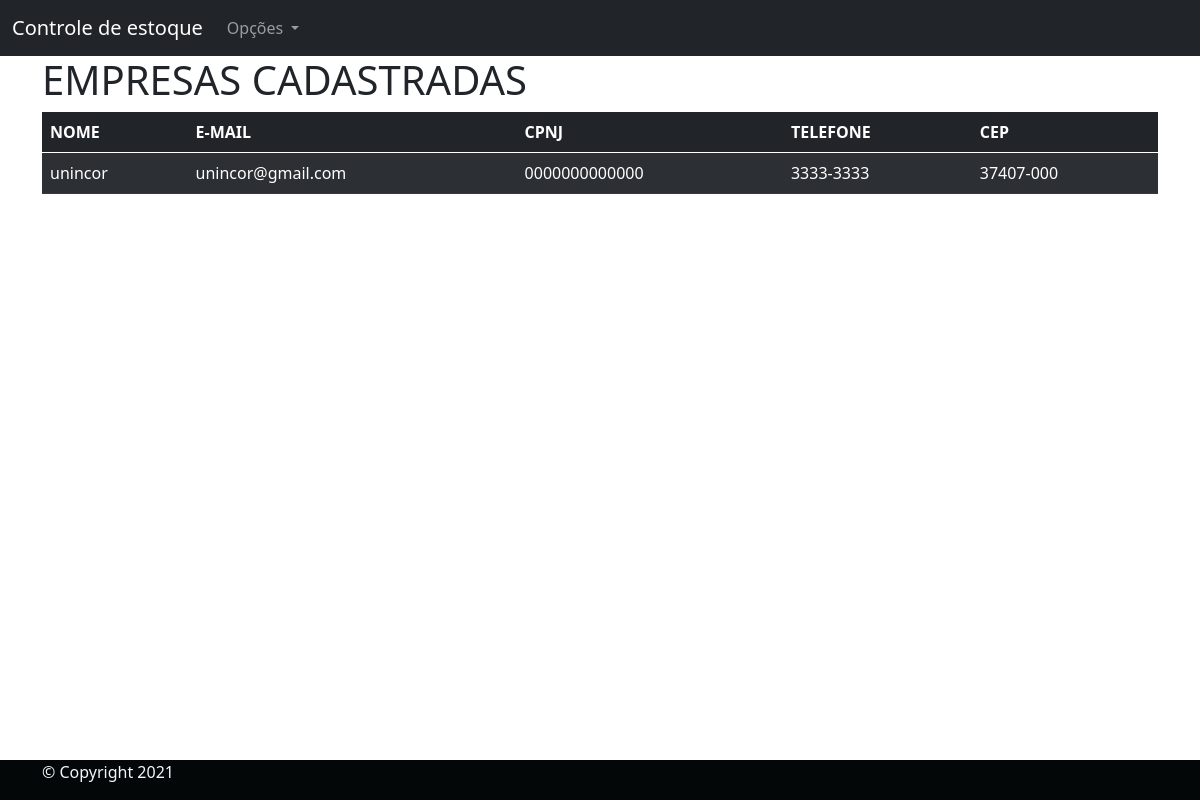
The page /Listar-empresa/ (signed in) on the database its author committed.
### Usuarios/models.py (models this page shows, shortened)
class Empresa(models.Model):
    nome = models.CharField(verbose_name="Nome da empresa:", max_length=194)
    email = models.EmailField(verbose_name="E-mail:",
                              unique=True, blank=False, null=False)
    cep = models.CharField(verbose_name="CEP:", max_length=194)
    pais = models.CharField(verbose_name="País",
                            max_length=194, blank=False, null=False)
    estado = models.CharField(verbose_name="Estado:",
                              max_length=30, blank=False, null=False)
    cidade = models.CharField(verbose_name="Cidade:",
                              max_length=194, blank=False, null=False)
    bairro = models.CharField(verbose_name="Bairro:",
                              max_length=194, blank=False, null=False)
    logradouro = models.CharField(
        verbose_name="Logradouro:", max_length=194, blank=False, null=False)
    numero_da_casa = models.CharField(
        verbose_name="Número da residencia ou complemento:", max_length=194, blank=False, null=False)
    cnpj = models.CharField(
        verbose_name="CNPJ da empresa:", max_length=194, unique=True)
    telefone = models.CharField(
        verbose_name="Contato da empresa:", max_length=194, blank=True, null=True)
    data_de_cadastro = models.DateTimeField(
        verbose_name="Data do cadastro",  auto_now_add=True, null=False)
    class Meta:
        verbose_name = "Empresa"
        verbose_name_plural = "Empresas"
        db_table = "empresa"

### Usuarios/views.py (the view)
# urls.py: path('Listar-empresa/', listar_empresas, name="listar_empresas",),
@login_required
def listar_empresas(request):
    allempresa = Empresa.objects.all()
    context = {
        "listempresa": allempresa,
    }
    return render(request, "listaempresa.html", context)

### templates/listaempresa.html (shortened to what this page needs)
{% extends 'base.html' %}
{% block conteudo %}
<main class="container">
    <h1>EMPRESAS CADASTRADAS</h1>
    {% if listempresa %}
    <table class="table table-dark table-striped">
        <thead>
          <tr>
            <th scope="col">NOME</th>
            <th scope="col">E-MAIL</th>
            <th scope="col">CPNJ</th>
            <th scope="col">TELEFONE</th>
            <th scope="col">CEP</th>
          </tr>
        </thead>
        <tbody>
         {% for aux in listempresa %}
            <tr>
            <td>{{aux.nome}}</td>
            <td>{{aux.email}}</td>
            <td>{{aux.cnpj}}</td>
            <td>{{aux.telefone}}</td>
            <td>{{aux.cep}}</td>
          </tr>
          {% endfor %}
        </tbody>
      </table>
        {% endif%}
</main>
{% endblock %}

### static/estilo.css (style rules this page uses)
body { display: flex; min-height: 100vh; flex-direction: column; background-color: black; }
main { flex: 1 0 auto; }

### rows shown on the page
Empresa: nome "unincor", email "unincor@gmail.com", cnpj "0000000000000", telefone "3333-3333", cep "37407-000"
